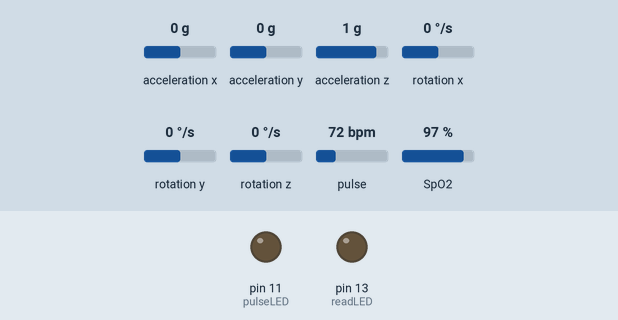
Simulated run of this sketch. Board: Arduino Uno, built with avr-gcc and run on an emulated ATmega328P. Shown: output pins drawn as LEDs (lit = HIGH). Wiring (inferred from the names in the program): MPU-6050 motion sensor at I2C address 0x68. Inputs (shaded band) come from the test bench; at power-on: acceleration x 0 g, acceleration y 0 g, acceleration z 1 g, rotation x 0 °/s, rotation y 0 °/s, rotation z 0 °/s, pulse 72 bpm, SpO2 97 %. What the sketch prints to the serial monitor is not drawn.

Above: at 0.05 s.
Timing chart, 0 to 3.0 s (numbered marks = the images above):
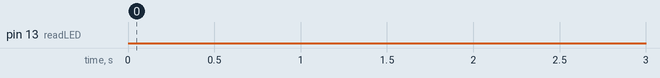

The sketch:

oxixyz.ino
```cpp
/*
  Hardware Connections (Breakoutboard to Arduino):
  -5V = 5V
  -GND = GND
  -SDA = 20
  -SCL = 21
  -Tx = 10
  -Rx = 11
*/

#include <Wire.h>
#include "MAX30105.h"
#include "spo2_algorithm.h"
#include <SoftwareSerial.h>
#include <Adafruit_MPU6050.h>
#include <Adafruit_Sensor.h>
SoftwareSerial BT(10, 11);//Rx Tx
 const int MPU_addr = 0x68;
MAX30105 particleSensor;
Adafruit_MPU6050 mpu;

/*oxi define */
#define MAX_BRIGHTNESS 255

#if defined(__AVR_ATmega328P__) || defined(__AVR_ATmega168__)
//Arduino Uno doesn't have enough SRAM to store 100 samples of IR led data and red led data in 32-bit format
//To solve this problem, 16-bit MSB of the sampled data will be truncated. Samples become 16-bit data.
uint16_t irBuffer[100]; //infrared LED sensor data
uint16_t redBuffer[100];  //red LED sensor data
#else
uint32_t irBuffer[100]; //infrared LED sensor data
uint32_t redBuffer[100];  //red LED sensor data
#endif

int32_t bufferLength; //data length
int32_t spo2; //SPO2 value
int8_t validSPO2; //indicator to show if the SPO2 calculation is valid
int32_t heartRate; //heart rate value
int8_t validHeartRate; //indicator to show if the heart rate calculation is valid

byte pulseLED = 11; //Must be on PWM pin
byte readLED = 13; //Blinks with each data read
/*oxi define end*/

void setup()
{
  /*Baud Rate initial*/
  Serial.begin(9600); // initialize serial communication at 115200 bits per second:
  BT.begin(9600);
  /*Baud Rate initial end*/

  /*check chips*/
    if (!particleSensor.begin(Wire, I2C_SPEED_FAST))
    {
    BT.println(F("MAX30105 was not found. Please check wiring/power."));
    while (1);
    }
    if (!mpu.begin())
    {
      BT.println(F("MPU6050 was not found. Please check wiring/power."));
      while (1);
    }
  /*check chips end*/

  /*oxi initial*/
  pinMode(pulseLED, OUTPUT);
  pinMode(readLED, OUTPUT);
  byte ledBrightness = 60; //Options: 0=Off to 255=50mA
  byte sampleAverage = 4; //Options: 1, 2, 4, 8, 16, 32
  byte ledMode = 2; //Options: 1 = Red only, 2 = Red + IR, 3 = Red + IR + Green
  byte sampleRate = 100; //Options: 50, 100, 200, 400, 800, 1000, 1600, 3200
  int pulseWidth = 411; //Options: 69, 118, 215, 411
  int adcRange = 4096; //Options: 2048, 4096, 8192, 16384
  particleSensor.setup(ledBrightness, sampleAverage, ledMode, sampleRate, pulseWidth, adcRange); //Configure sensor with these settings
  /*oxi initial end*/

  /*xyz initial*/
  mpu.setHighPassFilter(MPU6050_HIGHPASS_0_63_HZ);
  mpu.setMotionDetectionThreshold(1);
  mpu.setMotionDetectionDuration(20);
  mpu.setInterruptPinLatch(true);	// Keep it latched.  Will turn off when reinitialized.
  mpu.setInterruptPinPolarity(true);
  mpu.setMotionInterrupt(true);
  /*xyz initial end*/
}

void loop()
{
  Serial.println("initing...");
  /*xyz step up*/
  float AcX, AcY, AcZ;
  int GyX, GyY, GyZ, Tmp;
  bool step1 = false;
  bool step2 = false;
  bool step3 = false;
  bool fallWarn = false;
  int timeCounter = 0;
  /*xyz step up*/

  /*millis set up*/
  unsigned long timeNow = millis();
  int distate = 0;
  int period=280;
  /*millis set up end*/

  /*oxi measure pt.1*/
  bufferLength = 100; //buffer length of 100 stores 4 seconds of samples running at 25sps
  for (byte i = 0 ; i < bufferLength ; i++)
  {
    while (particleSensor.available() == false) //do we have new data?
      particleSensor.check(); //Check the sensor for new data

    redBuffer[i] = particleSensor.getRed();
    irBuffer[i] = particleSensor.getIR();
    particleSensor.nextSample(); //We're finished with this sample so move to next sample
  }
  //calculate heart rate and SpO2 after first 100 samples (first 4 seconds of samples)
  maxim_heart_rate_and_oxygen_saturation(irBuffer, bufferLength, redBuffer, &spo2, &validSPO2, &heartRate, &validHeartRate);
  /*oxi measure pt.1 end*/


  //Continuously taking samples
  while (1)
  {
    /*oxi measure pt.2*/
    for (byte i = 25; i < 100; i++)
    {
      redBuffer[i - 25] = redBuffer[i];
      irBuffer[i - 25] = irBuffer[i];
    }
    /*oxi measure pt.2 end*/

    //take 25 sets of samples before calculating the heart rate.
    for (byte i = 75; i < 100; i++)
    {
      /*oxi measure pt.3*/
      while (particleSensor.available() == false) //do we have new data?
        particleSensor.check(); //Check the sensor for new data

      digitalWrite(readLED, !digitalRead(readLED)); //Blink onboard LED with every data read

      redBuffer[i] = particleSensor.getRed();
      irBuffer[i] = particleSensor.getIR();
      particleSensor.nextSample(); //We're finished with this sample so move to next sample
      /*oxi measure pt.3 end*/

      /*xyz measure*/
      Wire.beginTransmission(MPU_addr);
      Wire.write(0x3B);  // starting with register 0x3B (ACCEL_XOUT_H)
      Wire.endTransmission(false);
      Wire.requestFrom(MPU_addr, 14, true); // request a total of 14 registers
      AcX = ((Wire.read() << 8 | Wire.read()) - 2050) / 16384.00; // 0x3B (ACCEL_XOUT_H) & 0x3C (ACCEL_XOUT_L)
      AcY = ((Wire.read() << 8 | Wire.read()) - 77) / 16384.00; // 0x3D (ACCEL_YOUT_H) & 0x3E (ACCEL_YOUT_L)
      AcZ = ((Wire.read() << 8 | Wire.read()) - 1947) / 16384.00; // 0x3F (ACCEL_ZOUT_H) & 0x40 (ACCEL_ZOUT_L)
      Tmp = ((Wire.read() << 8 | Wire.read())); // 0x41 (TEMP_OUT_H) & 0x42 (TEMP_OUT_L)
      GyX = ((Wire.read() << 8 | Wire.read()) + 270) / 131.07; // 0x43 (GYRO_XOUT_H) & 0x44 (GYRO_XOUT_L)
      GyY = ((Wire.read() << 8 | Wire.read()) - 351) / 131.07; // 0x45 (GYRO_YOUT_H) & 0x46 (GYRO_YOUT_L)
      GyZ = ((Wire.read() << 8 | Wire.read()) +136) / 131.07; // 0x47 (GYRO_ZOUT_H) & 0x48 (GYRO_ZOUT_L)

      float fall = pow(pow(AcX, 2) + pow(AcY, 2) + pow(AcZ, 2), 0.5) * 10;
      float angleChange = pow(pow(GyX, 2) + pow(GyY, 2) + pow(GyZ, 2), 0.5);

       /*三階段判斷 : 失重 -> 撞擊 -> 靜止*/
      if(step3 == false)
      {
        if(fall < 4 && step2 == false)
        {

          step1 = true;
          timeCounter = millis();
        }
        if(fall > 14 && step1 == true)
        {
          step2 = true;
          step1 = false;
        }
        if(step2 == true && angleChange >= 30 && angleChange <= 400)
        {
          step3 = true;
          step2 = false;
        }
      }
      else
      {
        if((millis() - timeCounter) < 5000 && angleChange >= 10)
        {
          step3 = false;
        }
        else if((millis() - timeCounter) > 5000)
        {
          fallWarn = true;
        }
      }
      /*xyz measure end*/

      /*display*/
      if(period <= millis() - timeNow && distate == 0)
      {
        BT.print(spo2, DEC);
        BT.print("S");

        Serial.print(spo2, DEC);
        Serial.print("S");

        timeNow = millis();
        distate = 1;

      }
      else if(period <= millis() - timeNow && distate == 1)
      {
        BT.print(heartRate, DEC);
        BT.print("H");

        Serial.print(heartRate, DEC);
        Serial.print("H");

        timeNow = millis();
        distate = 2;
      }
      else if(period <= millis() - timeNow && distate == 2)
      {
        if(fallWarn == true)
          BT.print(F("1"));//Fell!!!!!
        else
          BT.print(F("0"));//all good
        BT.print("F");

        if(fallWarn == true)
          Serial.print(F("1"));//Fell!!!!!
        else
          Serial.print(F("0"));//all good
        Serial.println("F");

        timeNow = millis();
        distate = 0;
      }
      /*display end*/
    }

    //oxi measure pt.4
    maxim_heart_rate_and_oxygen_saturation(irBuffer, bufferLength, redBuffer, &spo2, &validSPO2, &heartRate, &validHeartRate);
  }
}
```

Measured:
- by itself, everything shown: repeats every 59.0 s, in 410 steps
